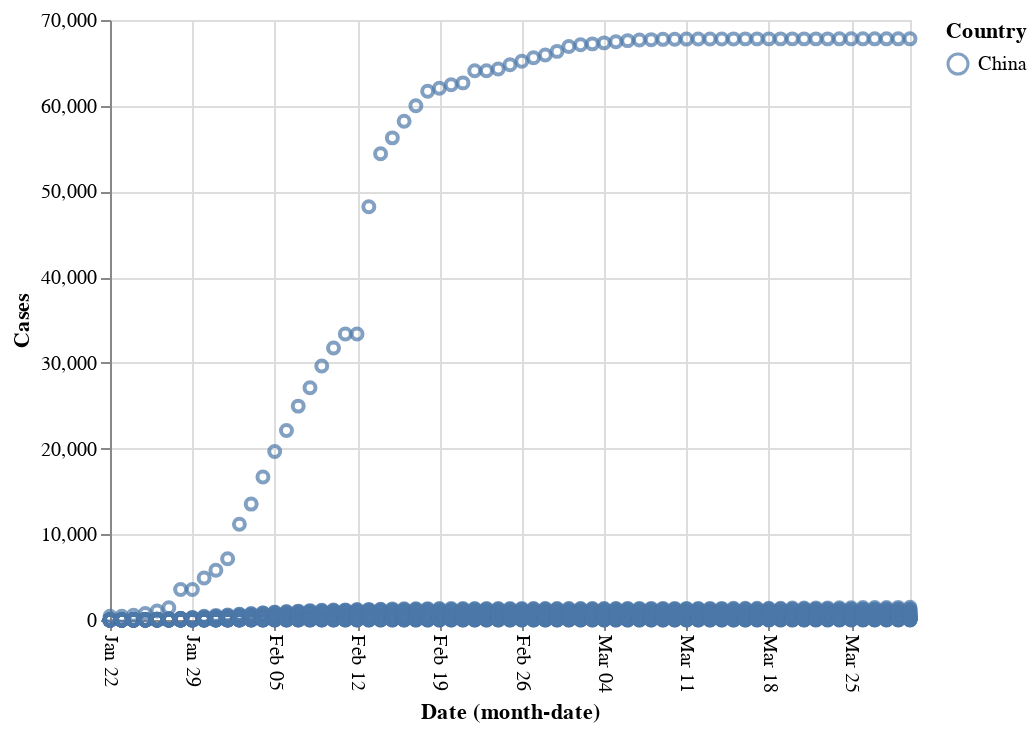

Source (notebook cell):
### Code cell
alt.Chart(covid19[covid19.Country == 'China']
         ).mark_point().encode(x=alt.X('monthdate(Date)', 
                                                  axis=alt.Axis(labelAngle=90)), 
                                         y='Cases', color='Country')

### Figure 1 — Vega-Lite specification as saved in the notebook (floating-point values rounded to 4 significant figures; data arrays with more than 128 entries replaced by an {"elided": "..."} marker saying what was removed)
{"config": {"view": {"continuousWidth": 400, "continuousHeight": 300}}, "data": {"name": "data-611bb59614e4ae1c9b48211d38945fa5"}, "mark": "point", "encoding": {"color": {"type": "nominal", "field": "Country"}, "x": {"type": "temporal", "axis": {"labelAngle": 90}, "field": "Date", "timeUnit": "monthdate"}, "y": {"type": "quantitative", "field": "Cases"}}, "$schema": "https://vega.github.io/schema/vega-lite/v4.0.2.json", "datasets": {"data-611bb59614e4ae1c9b48211d38945fa5": {"elided": "2277 records"}}}
